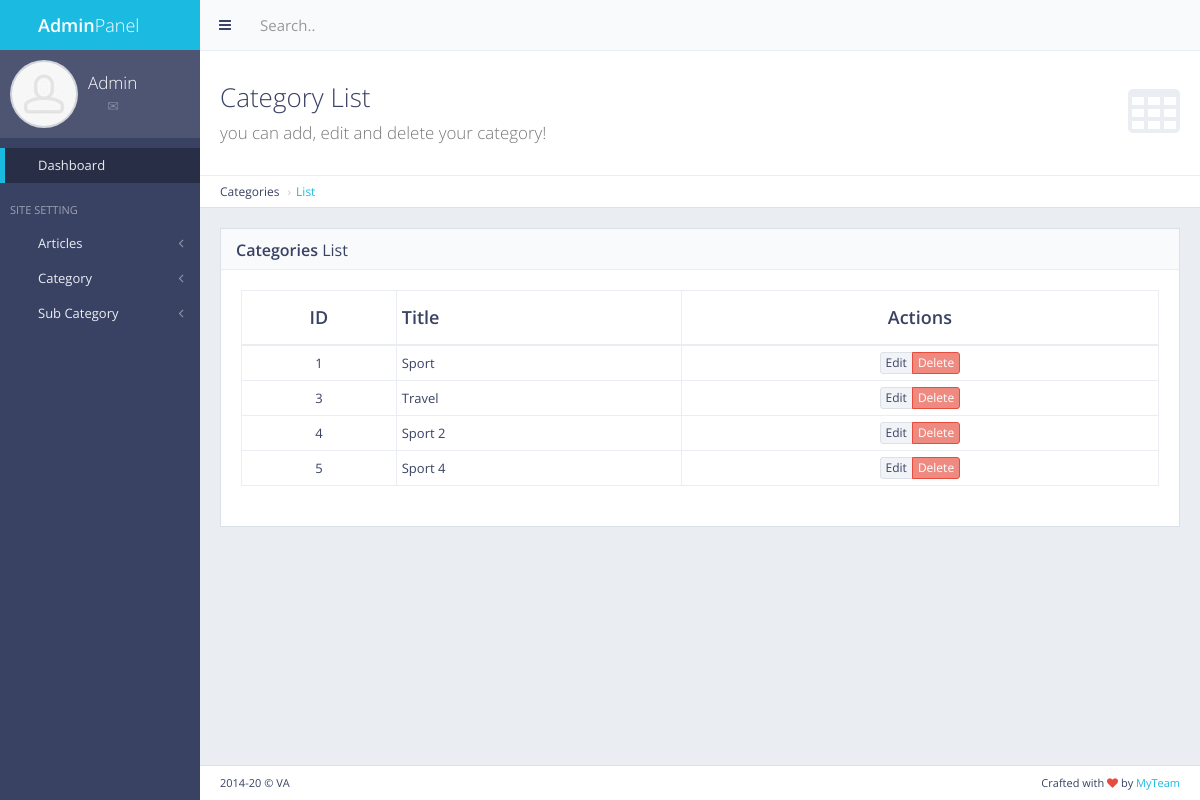
The page /panel/category/list on the database as committed earlier.
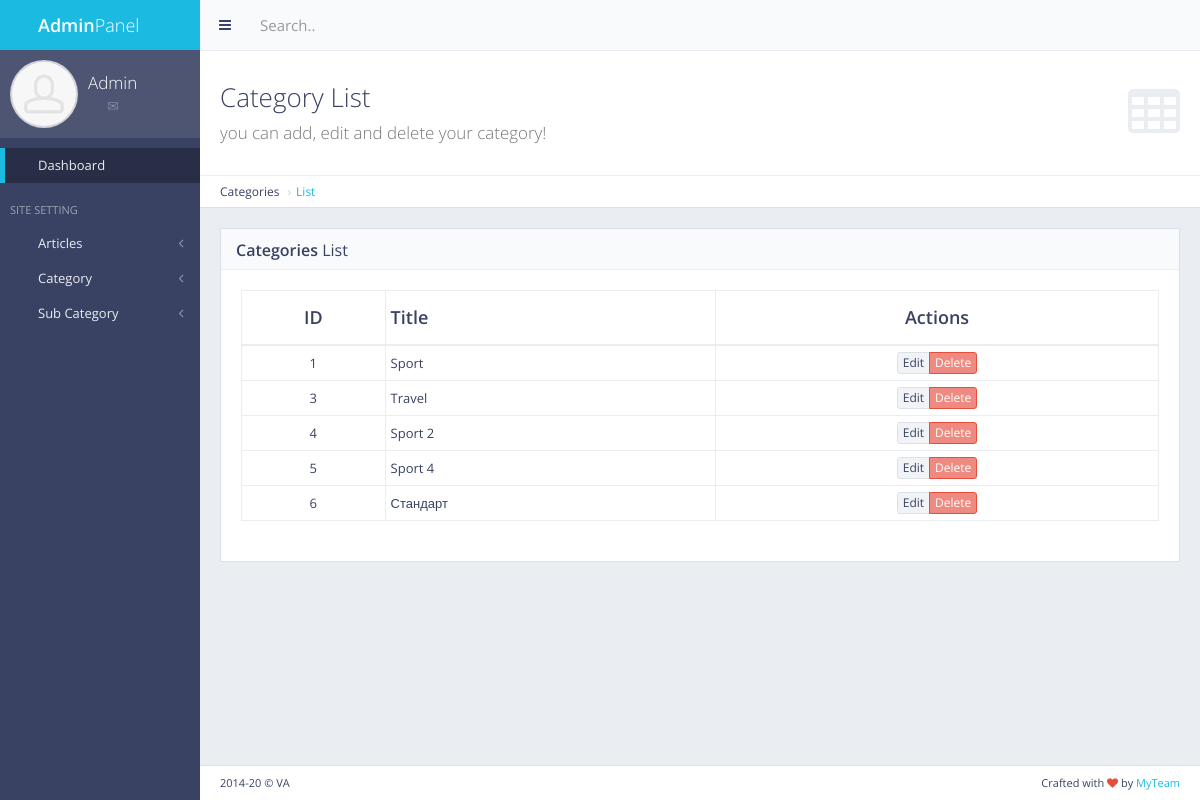
The same page on the database as committed later.
### cat/models.py (models this page shows, shortened)
class Category(models.Model):
    name = models.CharField(max_length=50)

### cat/views.py (the view)
# urls.py: path('panel/category/list', cat_list, name='cat_list'),
def cat_list(request):
    cats = Category.objects.all()
    return render(request, 'back/cat_list.html', {'cats': cats})

### main/templates/back/cat_list.html (shortened to what this page needs)
{% extends 'back/master.html' %}
{% load static %}
{% block mainblock %}
    <div class="content-header">
        <div class="header-section">
            <h1>
                <i class="fa fa-table"></i>Category List<br><small>you can add, edit and delete your category!</small>
            </h1>
        </div>
    </div>
    <ul class="breadcrumb breadcrumb-top">
        <li>Categories</li>
        <li><a href="{% url 'articles_list' %}">List</a></li>
    </ul>
    <div class="block full">
        <div class="block-title">
            <h2><strong>Categories</strong> List</h2>
        </div>
        <div class="table-responsive">
            <table id="example-datatable" class="table table-vcenter table-condensed table-bordered">
                <thead>
                <tr>
                    <th class="text-center">ID</th>
                    <th>Title</th>
                    <th class="text-center">Actions</th>
                </tr>
                </thead>
                <tbody>
                {% for cc in cats %}
                <tr>
                    <td class="text-center">{{ cc.pk }}</td>
                    <td>{{ cc.name }}</td>
                    <td class="text-center">
                        <div class="btn-group">
                            <a href="javascript:void(0)" data-toggle="tooltip" title="Edit"
                               class="btn btn-xs btn-default">Edit</a>
                            <a href="{% url 'articles_del' pk=cc.pk %}" data-toggle="tooltip" title="Delete"
                               class="btn btn-xs btn-danger">Delete</a>
                        </div>
                    </td>
                </tr>
                {% endfor %}
                </tbody>
            </table>
        </div>
    </div>
{% endblock %}

Rows that differ between the two databases and show on the page:
added Category: pk "6", name "Стандарт"
